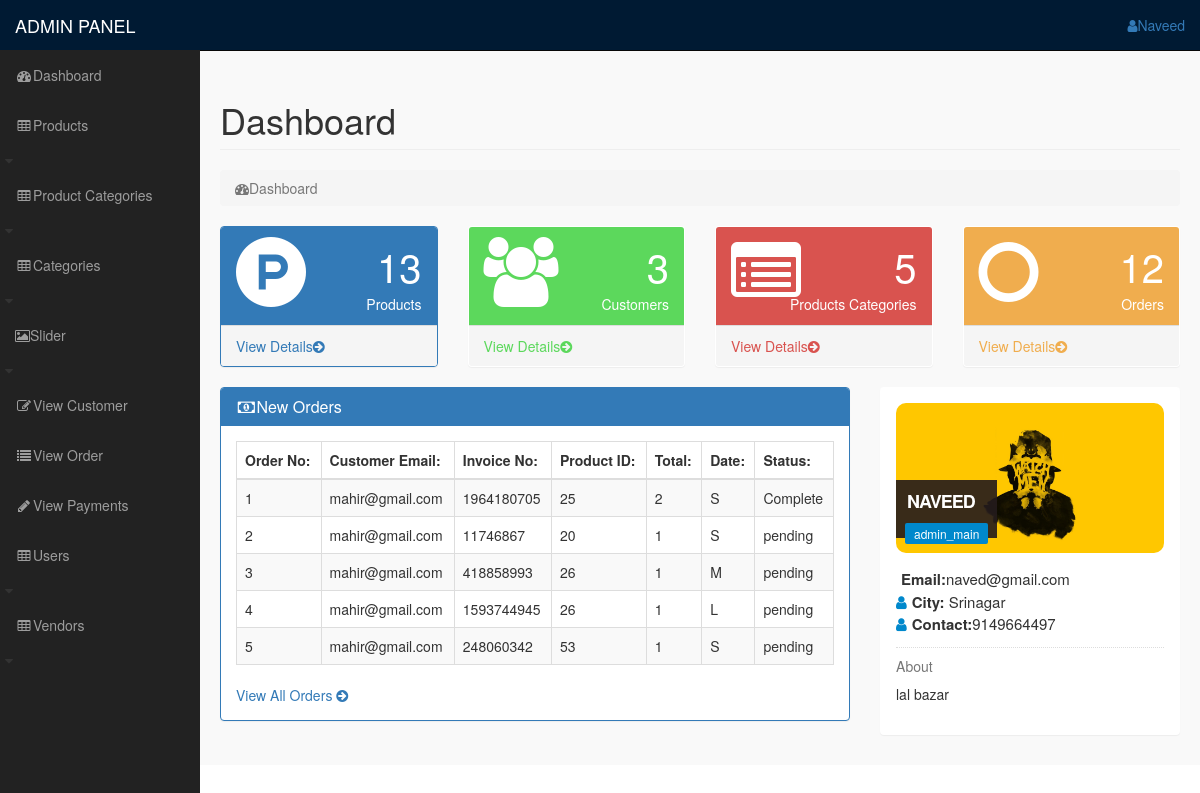
Page /admin_area/index.php?dashboard (signed in) on the committed database.
### tables this page shows
CREATE TABLE `customer_order` (
  `order_id` int(10) NOT NULL,
  `customer_id` int(10) NOT NULL,
  `vendor_id` int(255) NOT NULL,
  `product_id` int(100) NOT NULL,
  `due_amount` int(100) NOT NULL,
  `invoice_no` int(100) NOT NULL,
  `qty` int(10) NOT NULL,
  `size` text NOT NULL,
  `order_date` timestamp NOT NULL DEFAULT current_timestamp() ON UPDATE current_timestamp(),
  `order_status` text NOT NULL
);

CREATE TABLE `customers` (
  `customer_id` int(255) NOT NULL,
  `customer_name` varchar(255) NOT NULL,
  `customer_email` varchar(255) NOT NULL,
  `customer_pass` varchar(255) NOT NULL,
  `customer_num` varchar(255) NOT NULL,
  `customer_city` text NOT NULL,
  `customer_add` text NOT NULL,
  `customer_img` text NOT NULL,
  `customer_ip` varchar(255) NOT NULL
);

### admin_area/dashboard.php (the view, shortened to what this page needs)
<?php
   include("includes/db.php");
    if(!isset($_SESSION['admin_email'])){
        echo"<script>window.open('login.php','_self')</script>";
    }else{
?>
<div class="row">
    <div class="col-lg-12">
        <h1 class="page-header">Dashboard</h1>
        <ol class="breadcrumb">
            <li class="active">
                <i class="fa fa-dashboard"></i>Dashboard
            </li>
        </ol>
    </div>
</div>
<div class="row">
    <div class="col-lg-3 col-md-6">
        <div class="panel panel-primary">
            <div class="panel-heading">
                <div class="row">
                    <div class="col-xs-3">
                        <i class="fa fa-product-hunt fa-5x"></i>
                    </div>
                    <div class="col-xs-9 text-right">
                        <div class="huge"><?php echo $count_pro; ?></div>
                        <div>Products</div>
                    </div>
                </div>
            </div>
            <a href="index.php?view_product">
                <div class="panel-footer">
                    <span class="pull-left">View Details</span>
                    <span class="pull-rigt"><i class="fa fa-arrow-circle-right"></i></span>
                </div>
            </a>
        </div>
    </div>
    <div class="col-lg-3 col-md-6">
        <div class="panel panel-green">
            <div class="panel-heading">
                <div class="row">
                    <div class="col-xs-3">
                        <i class="fa fa-users fa-5x"></i>
                    </div>
                    <div class="col-xs-9 text-right">
                        <div class="huge"><?php echo $count_cust; ?></div>
                        <div>Customers</div>
                    </div>
                </div>
            </div>
            <a href="index.php?view_customer">
                <div class="panel-footer">
                    <span class="pull-left">View Details</span>
                    <span class="pull-rigt"><i class="fa fa-arrow-circle-right"></i></span>
                </div>
            </a>
        </div>
    </div>
    <div class="col-lg-3 col-md-6">
        <div class="panel panel-red">
            <div class="panel-heading">
                <div class="row">
                    <div class="col-xs-3">
                        <i class="fa fa-list-alt fa-5x"></i>
                    </div>
                    <div class="col-xs-9 text-right">
                        <div class="huge"><?php echo $count_p_cat; ?></div>
                        <div>Products Categories</div>
                    </div>
                </div>
            </div>
            <a href="index.php?view_product_cart">
                <div class="panel-footer">
                    <span class="pull-left">View Details</span>
                    <span class="pull-rigt"><i class="fa fa-arrow-circle-right"></i></span>
                </div>
            </a>
        </div>
    </div>
    <div class="col-lg-3 col-md-6">
        <div class="panel panel-yellow">
            <div class="panel-heading">
                <div class="row">
                    <div class="col-xs-3">
                        <i class="fa fa-circle-o fa-5x"></i>
                    </div>
                    <div class="col-xs-9 text-right">
                        <div class="huge"><?php echo $count_c_order; ?></div>
                        <div>Orders</div>
                    </div>
                </div>
            </div>
            <a href="index.php?view_product">
                <div class="panel-footer">
                    <span class="pull-left">View Details</span>
                    <span class="pull-rigt"><i class="fa fa-arrow-circle-right"></i></span>
                </div>
            </a>
        </div>
    </div>
</div>
<div class="row">
    <div class="col-lg-8">
        <div class="panel panel-primary">
            <div class="panel-heading">
                <h3 class="panel-title">
                    <i class="fa fa-money fa-fw"></i>New Orders
                </h3>
            </div>
            <div class="panel-body">
                <div class="table-responsive">
                    <table class="table table-bordered table-hover table-striped">
                        <thead>
                            <tr>
                                <th>Order No:</th>
                                <th>Customer Email:</th>
                                <th>Invoice No:</th>
                                <th>Product ID:</th>
                                <th>Total:</th>
                                <th>Date:</th>
                                <th>Status:</th>
                            </tr>
                        </thead>
                        <tbody>
                            <?php
                            $i=0;
                            $get_order="SELECT * FROM customer_order order by 1 DESC LIMIT 0, 5";
                            $run_order = mysqli_query($con,$get_order) or die(mysqli_error($con));
                            while($row_order=mysqli_fetch_array($run_order)){
                                $customer_id = $row_order['customer_id'];
                                $product_id = $row_order['product_id'];
                                $invoice_no = $row_order['invoice_no'];
                                $qty = $row_order['qty'];
                                $size = $row_order['size'];
                                $order_status = $row_order['order_status'];
                                $i++;
                            ?>
                            <tr>
                                <td><?php echo $i; ?> </td>
                                <td>
                                    <?php
                                        $get_cust= "SELECT * FROM customers WHERE customer_id='$customer_id'";
                                        $run_cust = mysqli_query($con, $get_cust) or die(mysqli_error($con));
                                        $row_customer = mysqli_fetch_array($run_cust);
                                        $customer_email = $row_customer['customer_email'];
                                        echo $customer_email;
                                    ?>
                                </td>
                                <td> <?php echo $invoice_no; ?></td>
                                <td><?php echo $product_id; ?> </td>
                                <td><?php echo $qty; ?> </td>
                                <td> <?php echo $size; ?></td>
                                <td> <?php echo $order_status; ?></td>
                            </tr>
                            <?php } ?>
                        </tbody>
                    </table>
                </div>
                <a href="index.php?view_order">
                    View All Orders <i class="fa fa-arrow-circle-right"></i>
                </a>
            </div>
        </div>
    </div>
    <div class="col-md-4">
        <div class="panel">
            <div class="panel-body">
                <div class="thumb-info mb-md">
                    <img src="admin_images/<?php echo $admin_image; ?>" class="rounded img-responsive" alt="">
                    <div class="thumb-info-title">
                        <span class="thumb-info-inner"><?php echo $admin_name; ?></span>
                        <span class="thumb-info-type"><?php echo $admin_job; ?></span>
                    </div>
                </div>
                <div class="mb-md">
                    <div class="widget-content-expanded">
                        <i class="fa fa-mail"></i><span>Email:</span><?php echo $admin_email; ?> <br>
                        <i class="fa fa-user"></i><span>City:</span> <?php echo $admin_city; ?><br>
                        <i class="fa fa-user"></i><span>Contact:</span><?php echo $admin_contact; ?> <br>
                    </div>
                    <hr class="dotted short">
                    <h5 class="text-muted">About</h5>
                    <p>
                    <?php echo $admin_about; ?>
                    </p>
                </div>
            </div>
        </div>
    </div>
</div>
</div>
<?php  } ?>

### admin_area/includes/sidebar.php (shortened to what this page needs)
<?php
    if(!isset($_SESSION['admin_email'])){
        echo"<script>window.open('login.php','_self')</script>";
    }else{
?>
<nav class="navbar navbar-inverse navbar-fixed-top" style="background: #001a33">
    <div class="navbar-header">
        <a href="index.php?dashboard" class="navbar-brand">ADMIN PANEL</a>
    </div>
    <ul class="nav navbar-right top-nav">
        <li class="dropdown">
            <a href="#" class="dropdown-toggle" data-toggle="dropdown">
                <i class="fa fa-user"></i><?php echo $admin_name; ?>
            </a>
        </li>
    </ul>
    <div class="collapse navbar-collapse navbar-ex1-collapse">
        <ul class="nav navbar-nav sidebar-nav">
            <li>
                <a href="index.php?dashboard">
                    <i class="fa fa-fw fa-dashboard"></i>Dashboard
                </a>
            </li>
            <li>
                <a href="#" data-toggle="collapse" data-target="#products">
                    <i class="fa fa-fw fa-table"></i>Products</a>
                <i class="fa fa-fw fa-caret-down"></i>
            </li>
            <li>
                <a href="#" data-toggle="collapse" data-target="#product_cat">
                    <i class="fa fa-fw fa-table"></i>Product Categories</a>
                <i class="fa fa-fw fa-caret-down"></i>
            </li>
            <li>
                <a href="#" data-toggle="collapse" data-target="#category">
                    <i class="fa fa-fw fa-table"></i>Categories</a>
                <i class="fa fa-fw fa-caret-down"></i>
            </li>
            <li>
                <a href="#" data-toggle="collapse" data-target="#slider">
                    <i class="fa fa-picture-o"></i>Slider</a>
                <i class="fa fa-fw fa-caret-down"></i>
            </li>
            <li>
                <a href="index.php?view_customer">
                    <i class="fa fa-fw fa-edit"></i>View Customer
                </a>
            </li>
            <li>
                <a href="index.php?view_order">
                    <i class="fa fa-fw fa-list"></i>View Order
                </a>
            </li>
            <li>
                <a href="index.php?view_payments">
                    <i class="fa fa-fw fa-pencil"></i>View Payments
                </a>
            </li>
            <li>
                <a href="#" data-toggle="collapse" data-target="#users">
                    <i class="fa fa-fw fa-table"></i>Users</a>
                <i class="fa fa-fw fa-caret-down"></i>
            </li>
            <li>
            <a href="#" data-toggle="collapse" data-target="#vendors">
                    <i class="fa fa-fw fa-table"></i>Vendors</a>
                <i class="fa fa-fw fa-caret-down"></i>
            </li>
        </ul>
    </div>
</nav>
<?php  } ?>

### admin_area/css/style.css (style rules this page uses)
body { margin-top: 100px; }
@media (min-width: 768px) { body { margin-top: 50px; } }
.top-nav { padding: 0 15px; }
.top-nav>li { display: inline-block; float: left; }
.top-nav>li>a { padding-top: 15px; padding-bottom: 15px; line-height: 20px; }
@media (min-width: 768px) { .sidebar-nav { position: fixed; right: 0px; left: 0px; top: 50px; width: 200px; border-radius: 0; overflow-y: auto; background-color: #222222; bottom: 0; overflow-x: hidden; padding-bottom: 40px; } }
@media (min-width: 768px) { .sidebar-nav>li>a { width: 255px; } }
.huge { font-size: 40px; line-height: normal; }
.panel-green>.panel-heading { color: #fff; background-color: #5cd85c; }
.panel-green>a { color: #5cd85c; }
.panel-red>.panel-heading { color: #fff; background-color: #d9534f; }
.panel-red>a { color: #d9534f; }
.panel-yellow>.panel-heading { color: #fff; background-color: #f0ad4e; }
.panel-yellow>a { color: #f0ad4e; }
.panel-body { border-radius: 5px; }
.thumb-info { position: relative; }
.mb-md { margin-bottom: 15px !important; }
.rounded { border-radius: 10px; }
hr { border: 0; height: 1px; margin: 22px 0 22px 0; }
hr.dotted { height: 0; border-bottom: 1px dotted #ddd; margin: 11px 0 11px 0; }
.thumb-info .thumb-info-title { background: rgba(36, 27, 28, 0.9); bottom: 10%; color: #fff; font-size: 18px; font-weight: 700; left: 0; letter-spacing: -1px; padding: 9px 11px 9px; position: absolute; text-transform: uppercase; z-index: 1; }
.thumb-info .thumb-info-inner { display: block; }
.thumb-info .thumb-info-type { background-color: #0088cc; border-radius: 2px; display: inline-block; float: left; font-size: 12px; font-weight: 400; letter-spacing: 0; margin: 8px -2px -15px -2px; padding: 2px 9px; text-transform: none; }
.widget-content-expanded { font-size: 15px; }
.widget-content-expanded span { font-weight: bold; }
.widget-content-expanded i { color: #0088cc; margin-right: 5px; }

### rows in the picture
customer_order: customer.customer_email "mahir@gmail.com", invoice_no "1964180705", product "25", qty "2", size "S", order_status "Complete"
customer_order: customer.customer_email "mahir@gmail.com", invoice_no "11746867", product "20", qty "1", size "S", order_status "pending"
customer_order: customer.customer_email "mahir@gmail.com", invoice_no "418858993", product "26", qty "1", size "M", order_status "pending"
customer_order: customer.customer_email "mahir@gmail.com", invoice_no "1593744945", product "26", qty "1", size "L", order_status "pending"
customer_order: customer.customer_email "mahir@gmail.com", invoice_no "248060342", product "53", qty "1", size "S", order_status "pending"

### other values in the picture
$admin_name "Naveed"
$count_pro "13"
$count_cust "3"
$count_p_cat "5"
$count_c_order "12"
$admin_name "NAVEED"
$admin_job "admin_main"
$admin_email "naved@gmail.com"
$admin_city "Srinagar"
$admin_contact "9149664497"
$admin_about "lal bazar"
